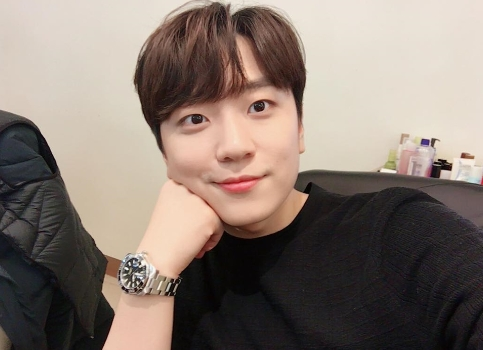
#> input picture HELLOPYTHON/day12/urimi.jpg, 483 x 350 px
$ python mycv04_crop.py
#> lines starting #> are read from the running program, lines starting #| are printed output that depends on the picture
import cv2

img = cv2.imread('urimi.jpg', 1)
#> img is the input picture: shape (350, 483, 3); mean B, G, R 113, 121.8, 135.5
cropped_img = img[0:300,115:330]
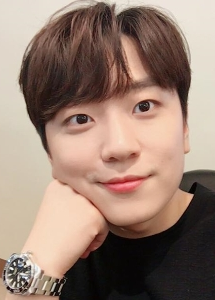
#> cropped_img: shape (300, 215, 3); mean B, G, R 113.4, 126.5, 150.4

print('세로',len(img))
#| 세로 350
print('가로',len(img[0]))
#| 가로 483

cv2.imshow('Test Image', cropped_img)
cv2.imwrite('face.jpg', cropped_img)

cv2.waitKey(0)
cv2.destroyAllWindows()
